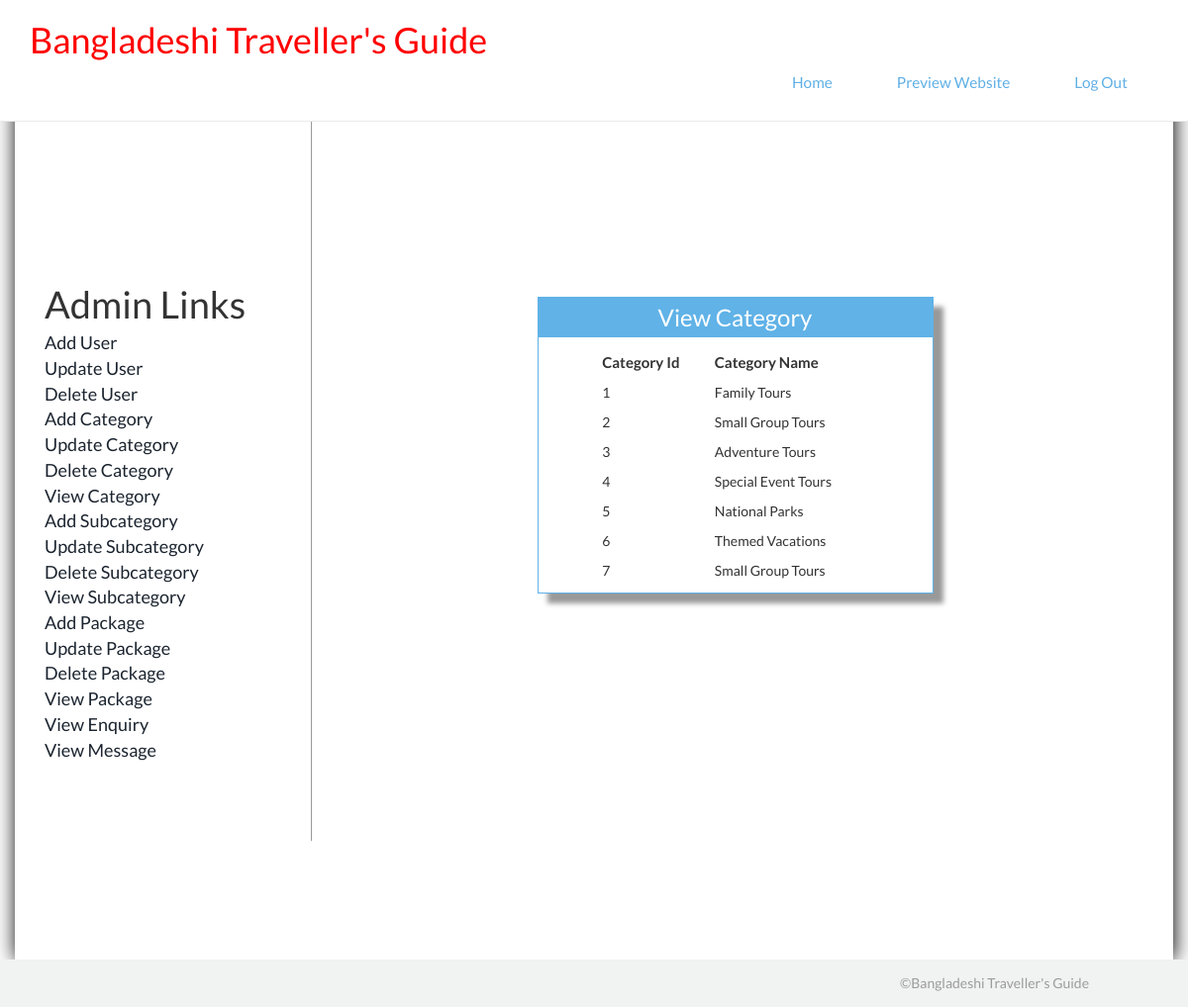
/Admin/viewcategory.php (signed in), run on the app's committed database.
### tables this page shows
CREATE TABLE `category` (
  `Cat_id` int(100) NOT NULL,
  `Cat_name` varchar(2000) NOT NULL
);

### Admin/viewcategory.php (the view, shortened to what this page needs)
<!DOCTYPE html>
<html>
<head>
<link href="style.css" rel="stylesheet" type="text/css" />
<link href="../css/bootstrap.css" rel='stylesheet' type='text/css'/>
<link href="../css/style.css" rel="stylesheet" type="text/css" media="all"/>
</head>
<body>
<?php include('function.php'); ?>
<?php include('top.php'); ?>
<div style="padding-top:100px; box-shadow:1px 1px 20px black; min-height:970px" class="container">
<div class="col-sm-3" style="border-right:1px solid #999; min-height:750px;">
<?php include('left.php'); ?>
</div>
<div class="col-sm-9">
<br><br><br><br><br><br><br><br><br><br>
<form method="post">
<table border="0" width="400px" height="300px" align="center" class="tableshadow">
<tr><td class="toptd">View Category</td></tr>
<tr><td align="center" valign="top" style="padding-top:10px;">
<table border="0" align="center" width="70%" >
<tr><td style="font-size:15px; padding:5px; font-weight:bold;">Category Id</td>
<td style="font-size:15px; padding:5px; font-weight:bold;">Category Name</td></tr>
<?php
$s="select * from category";
$result=mysqli_query($cn,$s);
while($data=mysqli_fetch_array($result))
{
		echo "<tr><td style=' padding:5px;'>$data[0]</td><td style=' padding:5px;'>$data[1]</td></tr>";
}
?>
</table>
</td></tr></table>
</form>
</div>
</div>
<?php include('bottom.php'); ?>
</body>
</html>

### Admin/function.php (shortened to what this page needs)
<!DOCTYPE html>
<html>
<head>
</head>
<body>
</body>
</html>

### Admin/top.php (shortened to what this page needs)
<div class="header-top">
 <div class="container" style="color:red">
  <h1>Bangladeshi Traveller's Guide</h1>
  </div>
  <div class="container">
	 <div class="top-nav">
				<div class="menu">
				<ul id="nav">
					 <li><a href="index.php">Home</a></li>
					 <li><a href="../index.php" target="_blank">Preview Website</a></li>
					 <li><a href="logout.php">Log Out</a></li>
				 </ul>
				 </div>
	 </div>
	  <div class="clearfix"> </div>
 </div>
</div>

### Admin/left.php (shortened to what this page needs)
<!DOCTYPE html >
<html>
<head>
</head>
<body>
<br><br><br><br><br><br><br><br><br>
<table style="width:100%">
<tr><td style="font-size:38px">Admin Links</td></tr>
<?php if($_SESSION["usertype"]=="Admin")
{?>
<tr><td style="font-size:18px"><a href="adduser.php">Add User</a></td></tr>
<tr><td style="font-size:18px"><a href="updateuser.php">Update User</a></td></tr>
<tr><td style="font-size:18px"><a href="deleteuser.php">Delete User</a></td></tr>
<?php }?>
<tr><td style="font-size:18px"><a href="addcategory.php">Add Category</a></td></tr>
<?php if($_SESSION["usertype"]=="Admin")
{?>
<tr><td style="font-size:18px"><a href="updatecategory.php">Update Category</a></td></tr>
<tr><td style="font-size:18px"><a href="deletecategory.php">Delete Category</a></td></tr>
<?php }?>
<tr><td style="font-size:18px"><a href="viewcategory.php">View Category</a></td></tr>
<tr><td style="font-size:18px"><a href="addsubcategory.php">Add Subcategory</a></td></tr>
<?php if($_SESSION["usertype"]=="Admin")
{?>
<tr><td style="font-size:18px"><a href="updatesubcategory.php">Update Subcategory</a></td></tr>
<tr><td style="font-size:18px"><a href="deletesubcategory.php">Delete Subcategory</a></td></tr>
<?php }?>
<tr><td style="font-size:18px"><a href="viewsubcategory.php">View Subcategory</a></td></tr>
<tr><td style="font-size:18px"><a href="addpackage.php">Add Package</a></td></tr>
<?php if($_SESSION["usertype"]=="Admin")
{?>
<tr><td style="font-size:18px"><a href="updatepackage.php">Update Package</a></td></tr>
<tr><td style="font-size:18px"><a href="deletepackage.php">Delete Package</a></td></tr>
<?php }?>
<tr><td style="font-size:18px"><a href="viewpackage.php">View Package</a></td></tr>
<tr><td style="font-size:18px"><a href="viewenquiry.php">View Enquiry</a></td></tr>
<tr><td style="font-size:18px"><a href="viewmessages.php">View Message</a></td></tr>
</table>
</body>
</html>

### Admin/bottom.php
<div class="copyright text-right">
<p style="padding-right:100px">©Bangladeshi Traveller's Guide</p>
</div>

### Admin/style.css (style rules this page uses)
.tableshadow { box-shadow:10px 10px 5px #999; padding-top:40px; border:solid 1px #60b2e7 }
.toptd { color:white; font-size:24px; text-align:center; height:40px; background-color:#60b2e7 }

### css/style.css (style rules this page uses)
body { margin:0; padding:0; font-family: 'Lato', sans-serif; -webkit-appearance:none; }
body a { transition:0.5s all; -webkit-transition:0.5s all; -moz-transition:0.5s all; -o-transition:0.5s all; -ms-transition:0.5s all; }
h1,h2,h3,h4,h5,h6 { margin:0; }
p { margin:0; }
ul { margin:0; padding:0; }
.header-top { background:#fff; min-height:32px; padding:1.5em 0; position: fixed; z-index: 9999; width: 100%; clear: both; border-bottom:1px solid rgba(128, 128, 128, 0.17); }
.top-nav ul { float:right; margin:0.3em 0 0 0; }
.top-nav ul li { display:inline-block; margin: 0 0.5em; }
.top-nav ul li a { color:#60B0E6; text-decoration:none; padding:0.4em 1.5em; display:block; border:1px solid #fff; font-size:1.1em; font-weight:400; }
.container:after { content: "\0020"; display: block; height: 0; clear: both; visibility: hidden; }
.clearfix:before, .clearfix:after, .row:before, .row:after { content: '\0020'; display: block; overflow: hidden; visibility: hidden; width: 0; height: 0; }
.row:after, .clearfix:after { clear: both; }
.row, .clearfix { zoom: 1; }
.copyright { background:#F1F2F2; min-height:48px; }
.copyright p { color:#9D9C9C; padding:1em 0; }

### data on the page
category: Cat_id "1", Cat_name "Family Tours"
category: Cat_id "2", Cat_name "Small Group Tours"
category: Cat_id "3", Cat_name "Adventure Tours"
category: Cat_id "4", Cat_name "Special Event Tours"
category: Cat_id "5", Cat_name "National Parks"
category: Cat_id "6", Cat_name "Themed Vacations"
category: Cat_id "7", Cat_name "Small Group Tours"
